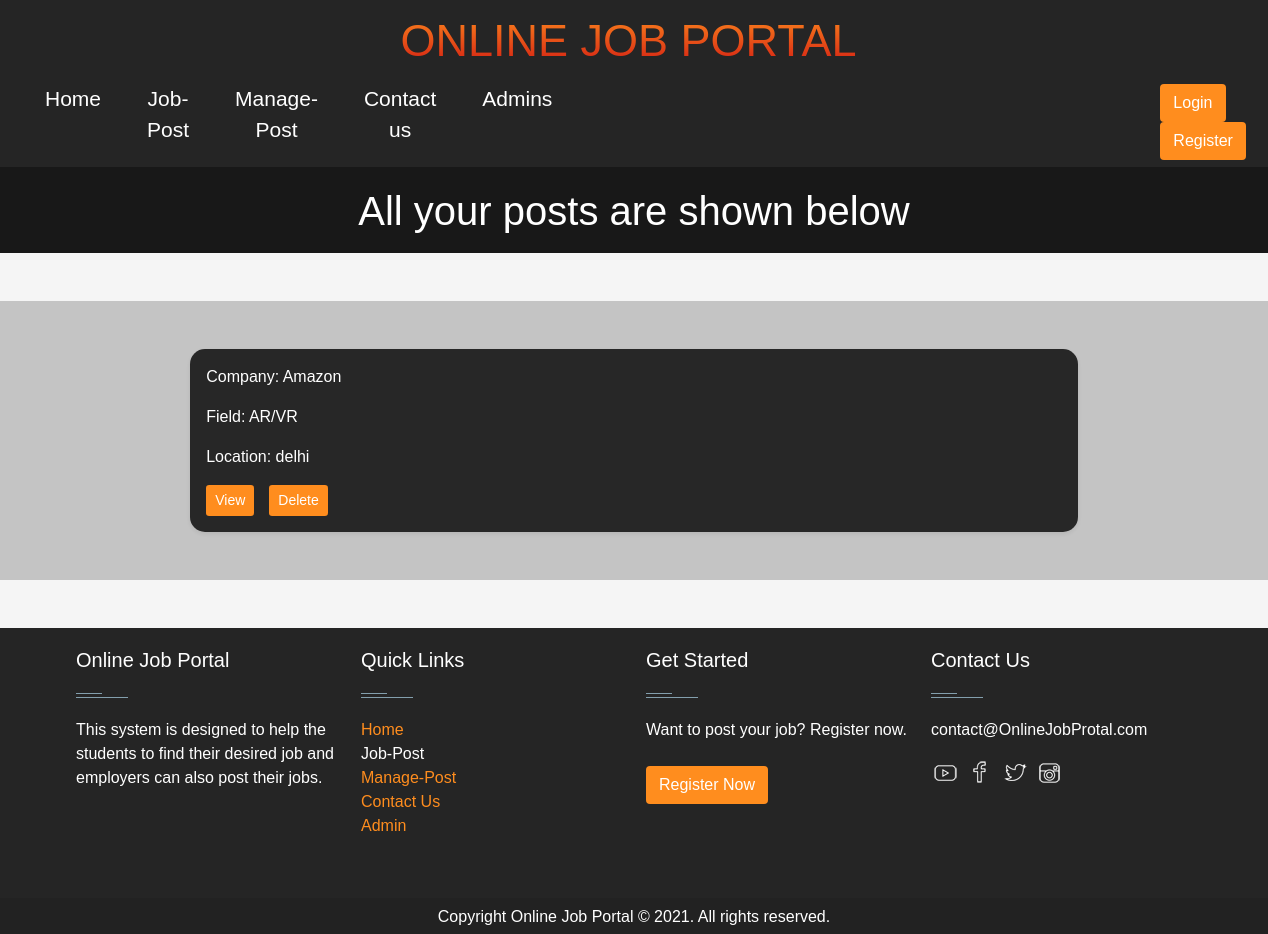
The page /manage_post/14/ on the database as committed earlier.
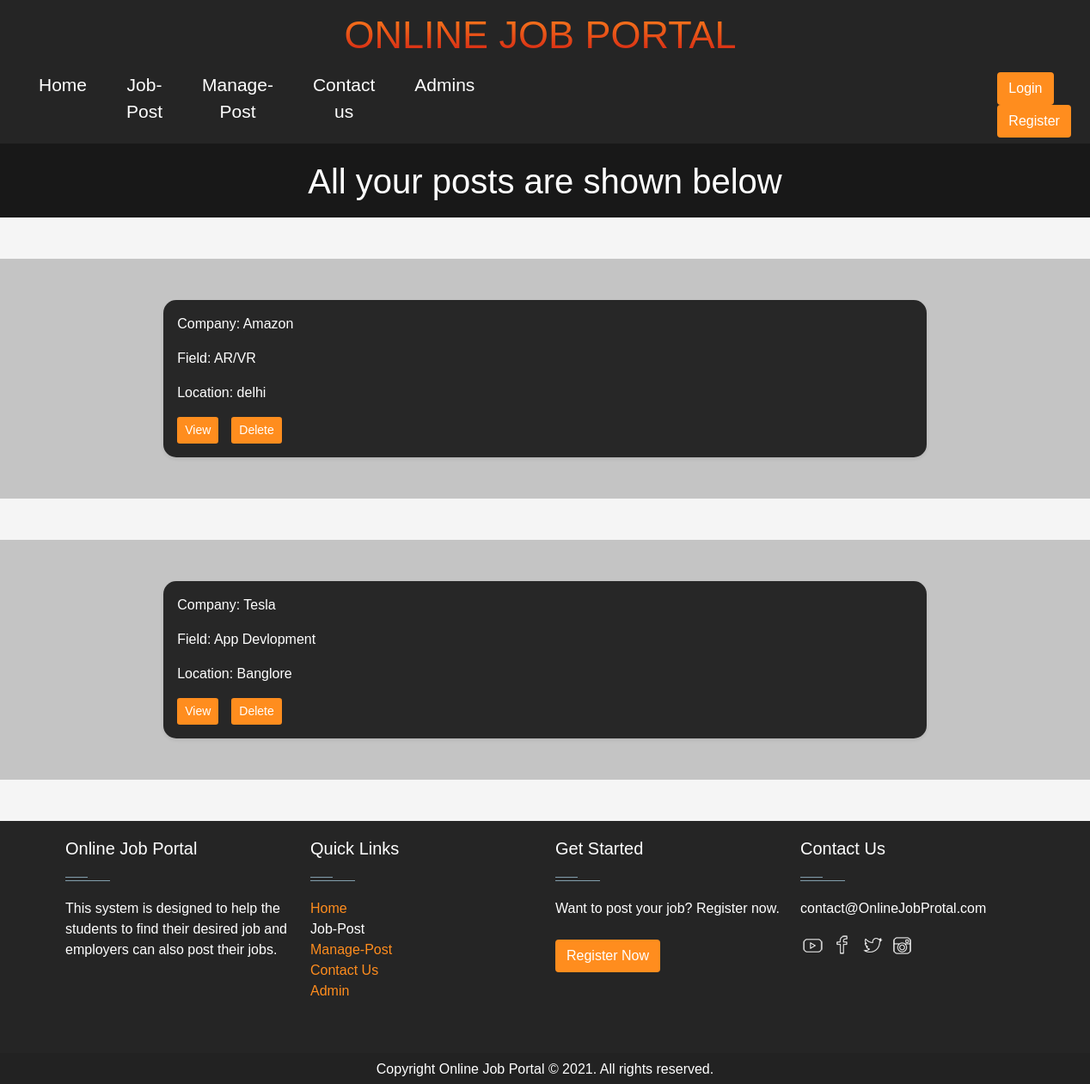
The same page on the database as committed later.
### djapp/models.py (models this page shows, shortened)
class jobPost(models.Model):
    person = models.ForeignKey(User, on_delete=models.CASCADE)
    company = models.CharField(max_length=20)
    position = models.CharField(max_length=20)
    location = models.CharField(max_length=20)
    salaryL = models.PositiveIntegerField()
    salaryH = models.PositiveIntegerField()
    min_exp = models.CharField(max_length=20)
    description = models.TextField()
    qualification = models.TextField()
    resume = models.CharField(max_length=200)
    category = models.CharField(max_length=20, default="coding")

### djapp/views.py (the view)
# urls.py: path('manage_post/<str:pk>/', views.manage_post, name='manage_post'),
def manage_post(request, pk):
    curr_user = request.user
    current_user = User.objects.get(id=pk)
    current_user_info = userInfo.objects.get(member_id=pk)
    curr_user_post = jobPost.objects.filter(person_id=pk)
    context = {'curr_user_post': curr_user_post,
               'current_user': current_user, 'current_user_info': current_user_info}
    return render(request, 'job/managePost.html', context)

### templates/job/managePost.html (shortened to what this page needs)
{% extends 'base.html' %}
{% block body %}
<div class="heading">
    <h1 style="margin-top: 10px;">All your posts are shown below</h1>
</div>
<div class="MB">
    <main>
        {% for curr_post in curr_user_post %}
        <div class="album py-5 my-5">
            <center>
                <div class="col" style="width: 70%; text-align: left;">
                    <div class="card">
                        <div class="card-body shadow-sm" style="color: white;">
                            <p class="card-text">
                                Company: {{curr_post.company}}
                            </p>
                            <p class="card-text">
                                Field: {{curr_post.category}}
                            </p>
                            <p class="card-text">
                                Location: {{curr_post.location}}
                            </p>
                            <div class="d-flex justify-content-between align-items-center">
                                <div class="btn-group">
                                    <a href="{% url 'detail_post' curr_post.id %}"><button type="button"
                                            class="btn btn-sm">
                                            View
                                        </button></a>
                                    <a href="{% url 'delete_post' curr_post.id %}">
                                        <button type="button" class="btn btn-sm " style="margin-left: 15px;">
                                            Delete
                                        </button></a>
                                </div>
                            </div>
                        </div>
                    </div>
            </center>
        </div>
    </main>
</div>
{% endfor %}
{% endblock body %}

### templates/base.html (shortened to what this page needs)
<!DOCTYPE html>
<html lang="en">
<link href="https://cdn.jsdelivr.net/npm/bootstrap@5.0.0-beta2/dist/css/bootstrap.min.css" rel="stylesheet"
>
</head>
<body>
  <nav class="navbar navbar-expand-lg navbar-dark">
    <div class="row">
      <div class="col-lg-12">
        <center> <a class="navbar-brand" href="{% url 'home' %}">ONLINE JOB PORTAL</a></center>
        <div class="collapse navbar-collapse" id="navbarNav" style="width: auto;">
          <ul class="navbar-nav">
            <li class=" nav-item">
              <a class="nav-link active" style="color: white;" href="{% url 'home' %}"
                onmouseover="this.style.color='#ff8d1e'" onmouseout="this.style.color='white'">Home</a>
            </li>
            {% if request.user.is_authenticated %}
            <li class="nav-item active">
              <a class="nav-link" style="color: white;" onmouseover="this.style.color='#ff8d1e'"
                onmouseout="this.style.color='white'" href="{% url 'job_post' %}">Job-Post</a>
            </li>
            <li class="nav-item active">
              <a class="nav-link" style="color: white;" onmouseover="this.style.color='#ff8d1e'"
                onmouseout="this.style.color='white'" href="{% url 'manage_post' current_user.id %}">Manage-Post</a>
            </li>
            <li class="nav-item active">
              <a class="nav-link" style="color: white;" onmouseover="this.style.color='#ff8d1e'"
                onmouseout="this.style.color='white'" href="{% url 'contact' %}">Contact us</a>
            </li>
            <li class="nav-item active">
              <a class="nav-link" style="color: white;" onmouseover="this.style.color='#ff8d1e'"
                onmouseout="this.style.color='white'" href="{% url 'admin' %}">Admins</a>
            </li>
            <li class="nav-item active" style="margin-left: 600px;">
              <a class="nav-link" style="color: white;" onmouseover="this.style.color='#ff8d1e'"
                onmouseout="this.style.color='white'" href="{% url 'profile' current_user.id %}">{{request.user}}</a>
            </li>
            <li class="nav-item">
              <a class="nav-link" style="color: white;" onmouseover="this.style.color='#ff8d1e'"
                onmouseout="this.style.color='white'" href="{% url 'signout' %}">Logout</a>
            </li>
          </ul>
          {% else %}
          <li class="nav-item active">
            <a class="nav-link" style="color: white;" onmouseover="this.style.color='#ff8d1e'"
              onmouseout="this.style.color='white'" href="{% url 'error' %}">Job-Post</a>
          </li>
          <li class="nav-item active">
            <a class="nav-link" style="color: white;" onmouseover="this.style.color='#ff8d1e'"
              onmouseout="this.style.color='white'" href="{% url 'error' %}">Manage-Post</a>
          </li>
          <li class="nav-item active">
            <a class="nav-link" style="color: white;" onmouseover="this.style.color='#ff8d1e'"
              onmouseout="this.style.color='white'" href="{% url 'contact' %}">Contact us</a>
          </li>
          <li class="nav-item active">
            <a class="nav-link" style="color: white;" onmouseover="this.style.color='#ff8d1e'"
              onmouseout="this.style.color='white'" href="{% url 'admin' %}">Admins</a>
          </li>
          <div class="" style="padding-top: 9px; margin-left: 600px;">
            <a class="btn mr-2 float-right" style="margin-right: 15px;" href="{% url 'signin' %}">Login</a></button>
            <a class="btn mr-2 float-right" href="{% url 'signup' %}">Register</a></button>
          </div>
          {% endif %}
        </div>
      </div>
    </div>
  </nav>
  {% block body %}{% endblock body%}
    <footer id="footer" class="footer-1">
      <div class="main-footer widgets-dark typo-light">
        <div class="container">
          <div class="row">
            <div class="col-xs-12 col-sm-6 col-md-3">
              <div class="widget subscribe no-box">
                <h5 class="widget-title">Online Job Portal<span></span></h5>
                <p>
                  This system is designed to help the students to find their desired job and employers can also post
                  their jobs.
                </p>
              </div>
            </div>
            <div class="col-xs-12 col-sm-6 col-md-3">
              <div class="widget no-box">
                <h5 class="widget-title">Quick Links<span></span></h5>
                <ul class="thumbnail-widget">
                  <li>
                    <div class="thumb-content">
                      <a href="">Home</a>
                    </div>
                  </li>
                  {% if request.user.is_authenticated %}
                  <li>
                    <div class="thumb-content">
                      <a href="{% url 'job_post' %}">Job-Post</a>
                    </div>
                  </li>
                  <li>
                    <div class="thumb-content">
                      <a href="{% url 'manage_post' current_user.id %}">Manage-Post</a>
                    </div>
                  </li>
                  {% else %}
                  <div class="thumb-content">
                    <a href="{% url 'error' %}">Job-Post</a>
                  </div>
                  <li>
                    <div class="thumb-content">
                      <a href="{% url 'error' %}">Manage-Post</a>
                    </div>
                  </li>
                  {% endif %}
                  <li>
                    <div class="thumb-content">
                      <a href="{% url 'contact' %}">Contact Us</a>
                    </div>
                  </li>
                  <li>
                    <div class="thumb-content">
                      <a href="{% url 'admin' %}">Admin</a>
                    </div>
                  </li>
                </ul>
              </div>
            </div>
            <div class="col-xs-12 col-sm-6 col-md-3">
              <div class="widget no-box">
                <h5 class="widget-title">Get Started<span></span></h5>
                <span>Want to post your job? Register now.</span><br /><br />
                <a class="btn" href="">Register Now</a>
              </div>
            </div>
            <div class="col-xs-12 col-sm-6 col-md-3">
              <div class="widget no-box">
                <h5 class="widget-title">Contact Us<span></span></h5>
                <p>
                  <a href="mailto:info@domain.com" title="glorythemes">contact@OnlineJobProtal.com</a>
                </p>
                <ul class="social-footer2">
                  <li class="">
                    <a title="youtube" target="_blank" href="https://www.youtube.com/"><img alt="youtube" width="30"
                        height="30"
 /></a>
                  </li>
                  <li class="">
                    <a href="https://www.facebook.com/" target="_blank" title="Facebook"><img alt="Facebook" width="30"
                        height="30"
 /></a>
                  </li>
                  <li class="">
                    <a href="https://twitter.com" target="_blank" title="Twitter"><img alt="Twitter" width="30"
                        height="30"
 /></a>
                  </li>
                  <li class="">
                    <a title="instagram" target="_blank" href="https://www.instagram.com/"><img alt="instagram"
                        width="30" height="30"
 /></a>
                  </li>
                </ul>
              </div>
            </div>
          </div>
        </div>
      </div>
      <div class="footer-copyright">
        <div class="container">
          <div class="row">
            <div class="col-md-12 text-center">
              <p>Copyright Online Job Portal © 2021. All rights reserved.</p>
            </div>
          </div>
        </div>
      </div>
    </footer>
</body>
</html>

### templates/base.html (style rules this page uses)
footer .main-footer { padding: 20px 0; background: #252525; }
footer ul { padding-left: 0; list-style: none; }
.footer-copyright { background: #222; padding: 5px 0; }
.footer-copyright p { color: #ffffff; margin: 2px 0 0; }
.widget { padding: 20px; margin-bottom: 40px; }
.widget.no-box { padding: 0; background-color: transparent; margin-bottom: 40px; box-shadow: none; -webkit-box-shadow: none; -moz-box-shadow: none; -ms-box-shadow: none; -o-box-shadow: none; }
.widget.subscribe p { margin-bottom: 18px; }
.widget li a { color: #ff8d1e; }
.widget-title { margin-bottom: 20px; }
.widget-title span { background: #839fad none repeat scroll 0 0; display: block; height: 1px; margin-top: 25px; position: relative; width: 20%; }
.widget-title span::after { background: inherit; content: ""; height: inherit; position: absolute; top: -4px; width: 50%; }
.typo-light h1, .typo-light h2, .typo-light h3, .typo-light h4, .typo-light h5, .typo-light h6, .typo-light p, .typo-light div, .typo-light span, .typo-light small { color: #fff; }
ul.social-footer2 { margin: 0; padding: 0; width: auto; }
ul.social-footer2 li { display: inline-block; padding: 0; }
ul.social-footer2 li a { display: block; height: 30px; width: 30px; text-align: center; }
.btn { background-color: #ff8d1e; color: #fff; }
.navbar { background: #252525; border-radius: 0px; padding: 7px; margin-bottom: 0px; }
.navbar-brand { font-size: 45px; background: -webkit-linear-gradient(#ff8d1e, #cf1512); -webkit-background-clip: text; -webkit-text-fill-color: transparent; margin-left: 5px; }
.navbar-nav { width: auto; }
.nav-item { text-align: center; font-size: 21px; margin-left: 10px; height: auto; }
.nav-link { margin-left: 20px; }

### templates/job/managePost.html (style rules this page uses)
body { background: #f5f5f5; font-family: sans-serif; }
a { text-decoration: none; color: white; }
.album { background-color: rgb(0, 0, 0, 0.2); margin: auto; color: #ffffff; padding: 10px 0px 10px 0px; text-align: center; }
.card { background: -webkit-gradient(linear, left top, left bottom, color-stop(0.05, rgb(0, 0, 0, 0)), color-stop(1, rgb(0, 0, 0, 0))); color: red; border: 3px rgb(0, 0, 0, 0.2); }
.card-body { background-color: rgb(0, 0, 0, 0.8); border-radius: 15px; }
.heading { background-color: rgb(0, 0, 0, 0.9); margin: auto; color: #ffffff; padding: 10px 0px 10px 0px; text-align: center; }

Rows that differ between the two databases and show on the page:
added jobPost: company "Tesla", category "App Devlopment", location "Banglore"
